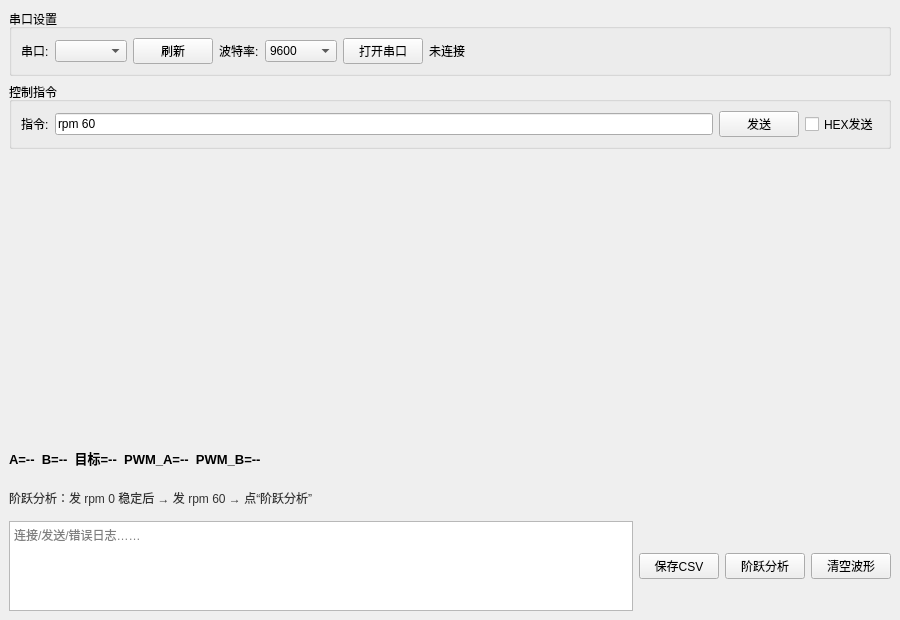
<?xml version="1.0" encoding="UTF-8"?>
<ui version="4.0">
 <class>MainWindow</class>
 <widget class="QMainWindow" name="MainWindow">
  <property name="geometry">
   <rect>
    <x>0</x>
    <y>0</y>
    <width>900</width>
    <height>620</height>
   </rect>
  </property>
  <property name="windowTitle">
   <string>双电机 PID 调速监控</string>
  </property>
  <widget class="QWidget" name="centralwidget">
   <layout class="QVBoxLayout" name="rootLayout">
    <item>
     <widget class="QGroupBox" name="groupSerial">
      <property name="title">
       <string>串口设置</string>
      </property>
      <layout class="QHBoxLayout" name="laySerial">
       <item>
        <widget class="QLabel" name="labelPort">
         <property name="text">
          <string>串口:</string>
         </property>
        </widget>
       </item>
       <item>
        <widget class="QComboBox" name="comboPort"/>
       </item>
       <item>
        <widget class="QPushButton" name="btnRefresh">
         <property name="text">
          <string>刷新</string>
         </property>
        </widget>
       </item>
       <item>
        <widget class="QLabel" name="labelBaud">
         <property name="text">
          <string>波特率:</string>
         </property>
        </widget>
       </item>
       <item>
        <widget class="QComboBox" name="comboBaud">
         <item>
          <property name="text">
           <string>9600</string>
          </property>
         </item>
         <item>
          <property name="text">
           <string>19200</string>
          </property>
         </item>
         <item>
          <property name="text">
           <string>38400</string>
          </property>
         </item>
         <item>
          <property name="text">
           <string>57600</string>
          </property>
         </item>
         <item>
          <property name="text">
           <string>115200</string>
          </property>
         </item>
        </widget>
       </item>
       <item>
        <widget class="QPushButton" name="btnOpen">
         <property name="text">
          <string>打开串口</string>
         </property>
        </widget>
       </item>
       <item>
        <widget class="QLabel" name="lblStatus">
         <property name="text">
          <string>未连接</string>
         </property>
        </widget>
       </item>
       <item>
        <spacer name="spacerSerial">
         <property name="orientation">
          <enum>Qt::Horizontal</enum>
         </property>
         <property name="sizeHint" stdset="0">
          <size>
           <width>40</width>
           <height>20</height>
          </size>
         </property>
        </spacer>
       </item>
      </layout>
     </widget>
    </item>
    <item>
     <widget class="QGroupBox" name="groupCmd">
      <property name="title">
       <string>控制指令</string>
      </property>
      <layout class="QHBoxLayout" name="layCmd">
       <item>
        <widget class="QLabel" name="labelCmd">
         <property name="text">
          <string>指令:</string>
         </property>
        </widget>
       </item>
       <item>
        <widget class="QLineEdit" name="editCmd">
         <property name="text">
          <string>rpm 60</string>
         </property>
         <property name="minimumSize">
          <size>
           <width>180</width>
           <height>0</height>
          </size>
         </property>
        </widget>
       </item>
       <item>
        <widget class="QPushButton" name="btnSend">
         <property name="text">
          <string>发送</string>
         </property>
        </widget>
       </item>
       <item>
        <widget class="QCheckBox" name="chkHex">
         <property name="text">
          <string>HEX发送</string>
         </property>
        </widget>
       </item>
      </layout>
     </widget>
    </item>
    <item>
     <layout class="QHBoxLayout" name="layCharts">
      <item>
       <widget class="QWidget" name="chartHostA" native="true">
        <property name="minimumSize">
         <size>
          <width>250</width>
          <height>280</height>
         </size>
        </property>
       </widget>
      </item>
      <item>
       <widget class="QWidget" name="chartHostB" native="true">
        <property name="minimumSize">
         <size>
          <width>250</width>
          <height>280</height>
         </size>
        </property>
       </widget>
      </item>
     </layout>
    </item>
    <item>
     <widget class="QLabel" name="lblNow">
      <property name="styleSheet">
       <string>font-size:13px; font-weight:bold;</string>
      </property>
      <property name="text">
       <string>A=--  B=--  目标=--  PWM_A=--  PWM_B=--</string>
      </property>
     </widget>
    </item>
    <item>
     <widget class="QLabel" name="lblAnalysis">
      <property name="text">
       <string>阶跃分析：发 rpm 0 稳定后 → 发 rpm 60 → 点“阶跃分析”</string>
      </property>
      <property name="wordWrap">
       <bool>true</bool>
      </property>
      <property name="styleSheet">
       <string>color:#333333; font-size:12px;</string>
      </property>
     </widget>
    </item>
    <item>
     <layout class="QHBoxLayout" name="layLog">
      <item>
       <widget class="QPlainTextEdit" name="logEdit">
        <property name="maximumSize">
         <size>
          <width>16777215</width>
          <height>90</height>
         </size>
        </property>
        <property name="readOnly">
         <bool>true</bool>
        </property>
        <property name="placeholderText">
         <string>连接/发送/错误日志……</string>
        </property>
       </widget>
      </item>
      <item>
       <widget class="QPushButton" name="btnSaveCsv">
        <property name="text">
         <string>保存CSV</string>
        </property>
       </widget>
      </item>
      <item>
       <widget class="QPushButton" name="btnAnalyze">
        <property name="text">
         <string>阶跃分析</string>
        </property>
       </widget>
      </item>
      <item>
       <widget class="QPushButton" name="btnClear">
        <property name="text">
         <string>清空波形</string>
        </property>
       </widget>
      </item>
     </layout>
    </item>
   </layout>
  </widget>
 </widget>
 <resources/>
 <connections/>
</ui>
